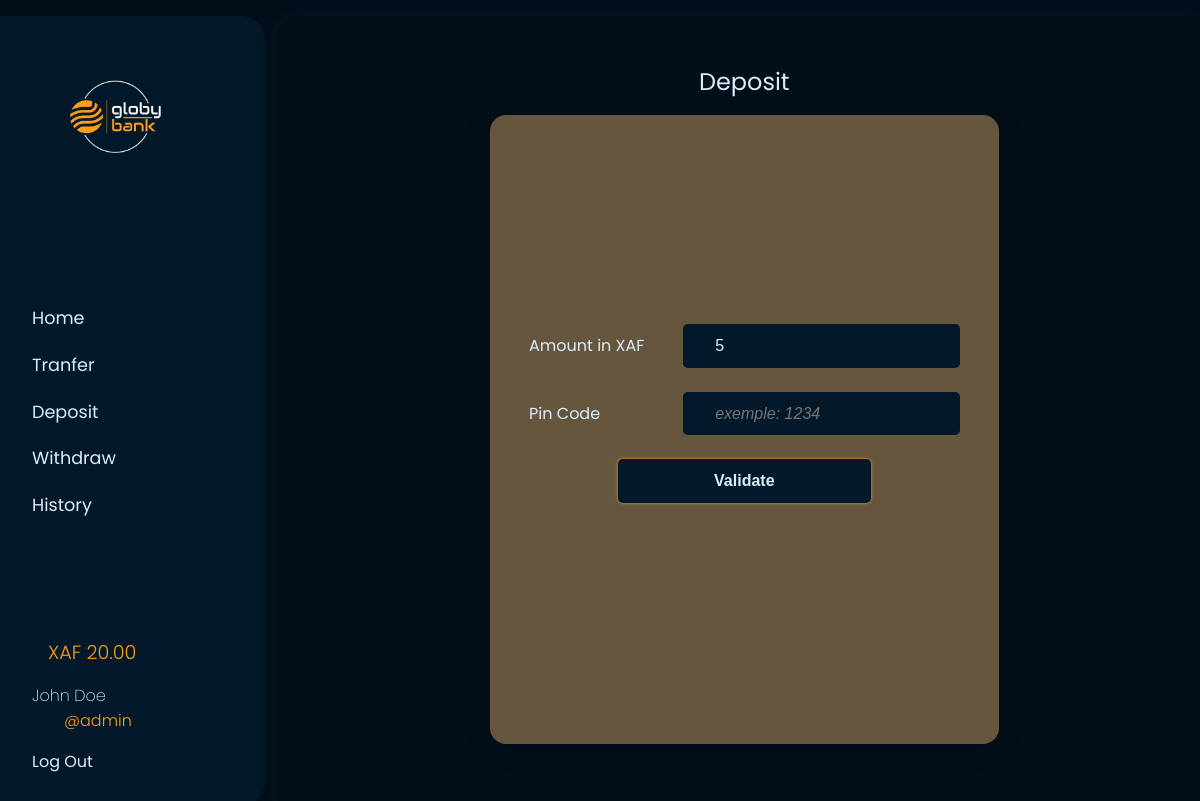
Before: /transaction/recharge (signed in) with the older database file.
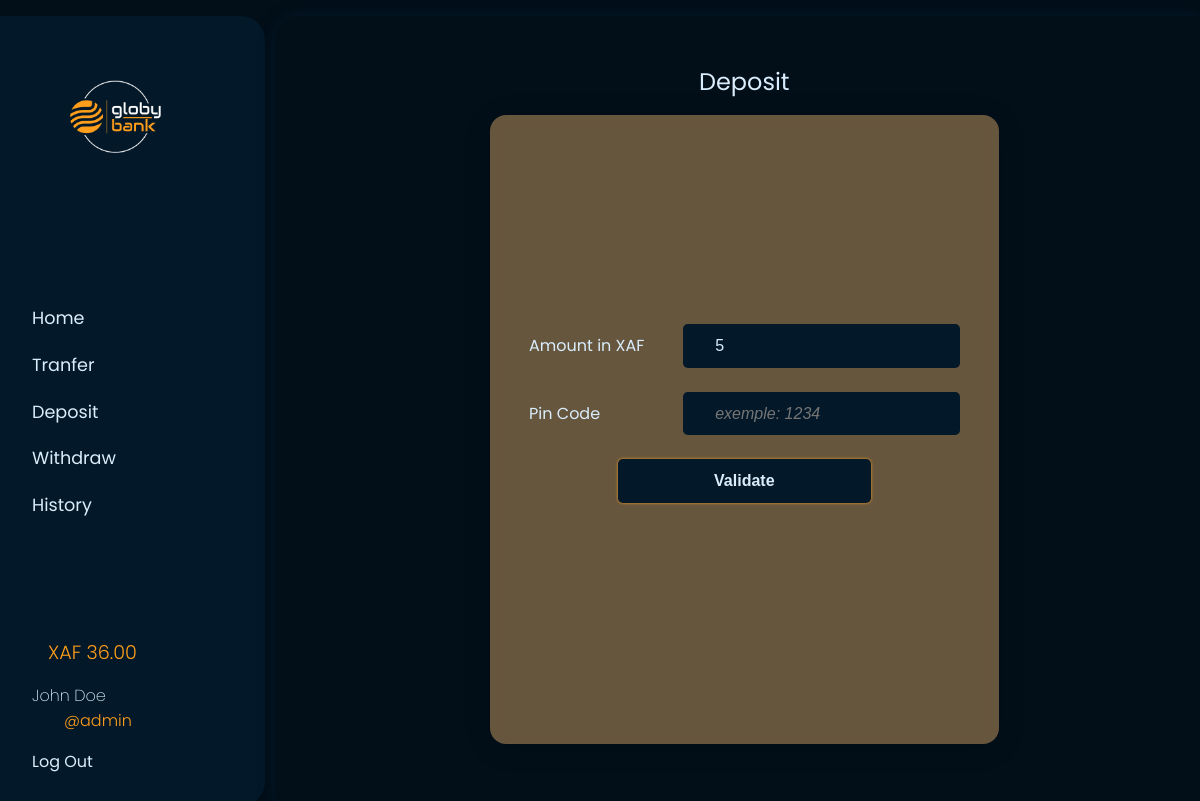
After: the same page with the newer database file.
### authentication/models.py (models this page shows, shortened)
class Account(AbstractBaseUser):
    username = models.CharField(verbose_name=_(
        'username'), max_length=100, unique=True)
    first_name = models.CharField(verbose_name=_('first_name'), max_length=100)
    last_name = models.CharField(verbose_name=_('last_name'), max_length=100)
    country = CountryField(blank=True, blank_label='(select country)')
    balance = models.DecimalField(verbose_name=_(
        'balance'), default=0, max_digits=15, decimal_places=2)
    code_pin = models.CharField(max_length=4, default='0000')
    date_joined = models.DateTimeField(
        verbose_name=("date_joined"), auto_now_add=True)
    last_login = models.DateTimeField(verbose_name=_(
        'last login'), blank=True, null=True, auto_now=True)
    is_admin = models.BooleanField(default=False)
    is_active = models.BooleanField(default=True)
    is_staff = models.BooleanField(default=False)
    is_superuser = models.BooleanField(default=False)
    USERNAME_FIELD = 'username'
    REQUIRED_FIELDS = ['first_name', 'last_name', 'country']
    objects = MyAccountManager()
    @property
    def get_fullname(self):
        return self.first_name + ' ' + self.last_name

### transaction/views.py (the view, shortened to what this page needs)
# urls.py: path('transaction/<str:action>', recharge_withdraw_view, name='withdraw_recharge'),
@login_required(login_url='login')
def recharge_withdraw_view(request, action):
    user = request.user
    min_amount = 5
    max_amount = 10000
    context = {
        'user': user,
        'currency': 'XAF',
        'max_amount': max_amount,
        'min_amount': min_amount
    }
    message =  None
    return render(request, f'auth/{action}.html',  context)

### templates/auth/recharge.html (shortened to what this page needs)
{% extends 'base.html' %} {% load static %}  {% block content %}
<div class="main-content form">
	<div class="grid form">
		<h2>Deposit</h2>
		<div class="form-container">
			<form action="" method="post" id="form" data-action="recharge">
				<div class="form-control">
					<label for="id_amount">Amount in <span>{{currency}}</span></label>
					<input
						type="number"
						value="{{min_amount}}"
						name="amount"
						id="id_amount"
						min="{{min_amount}}"
						max="{{max_amount}}"
						step="0.01"
					/>
				</div>
				<div class="form-control">
					<label for="id_code_pin">Pin Code</label>
					<input
						type="password"
						name="pin_code"
						id="id_code_pin"
						maxlength="4"
						placeholder="exemple: 1234"
						inputmode="numeric"
					/>
				</div>
				<button type="submit" id="submit-btn">Validate</button>
			</form>
		</div>
	</div>
</div>
{% endblock content %}

### templates/components/sidebar.html (shortened to what this page needs)
{% load static %}
<div class="side-bar container">
    <img src="{% static 'images/logo.png' %}" alt="logo">
    <nav>
        <ul class="nav-links">
            <li><a href="{% url 'home' %}" class="home"> Home</a></li>
            <li><a href="{% url 'transfer' %}" class="transact"> Tranfer</a></li>
            <li><a href="{% url 'withdraw_recharge' action='recharge' %}">
                <span>Deposit</span>
            </a></li>
            <li><a href="{% url 'withdraw_recharge' action='withdraw' %}">
                <span>Withdraw</span>
            </a></li>
            <li><a href="{% url 'history' %}" class="history"> History</a></li>
        </ul>
    </nav>
    <div>
        {% if request.user.is_authenticated %}
        <div class="side_bar_balance"><p><span>XAF {{request.user.balance}}</span></p></div>
        <div>
            <p>  {{request.user.get_fullname}}</p>
            <span>@{{request.user.username}}</span>
        </div>
        {% endif %}
        {% if request.user.is_authenticated %}
        <a href="{% url 'logout' %}">  Log Out</a>
        {% else %}
        <a href="{% url 'register' %}"><i class="uil uil-user-plus"></i> Register</a>
        <a href="{% url 'login' %}"><i class="uil uil-signin"></i>  Log In</a>
        {% endif %}
    </div>
</div>

Changed rows visible on the page:
changed Account "John Doe": user.balance "20.00" → "36.00"
